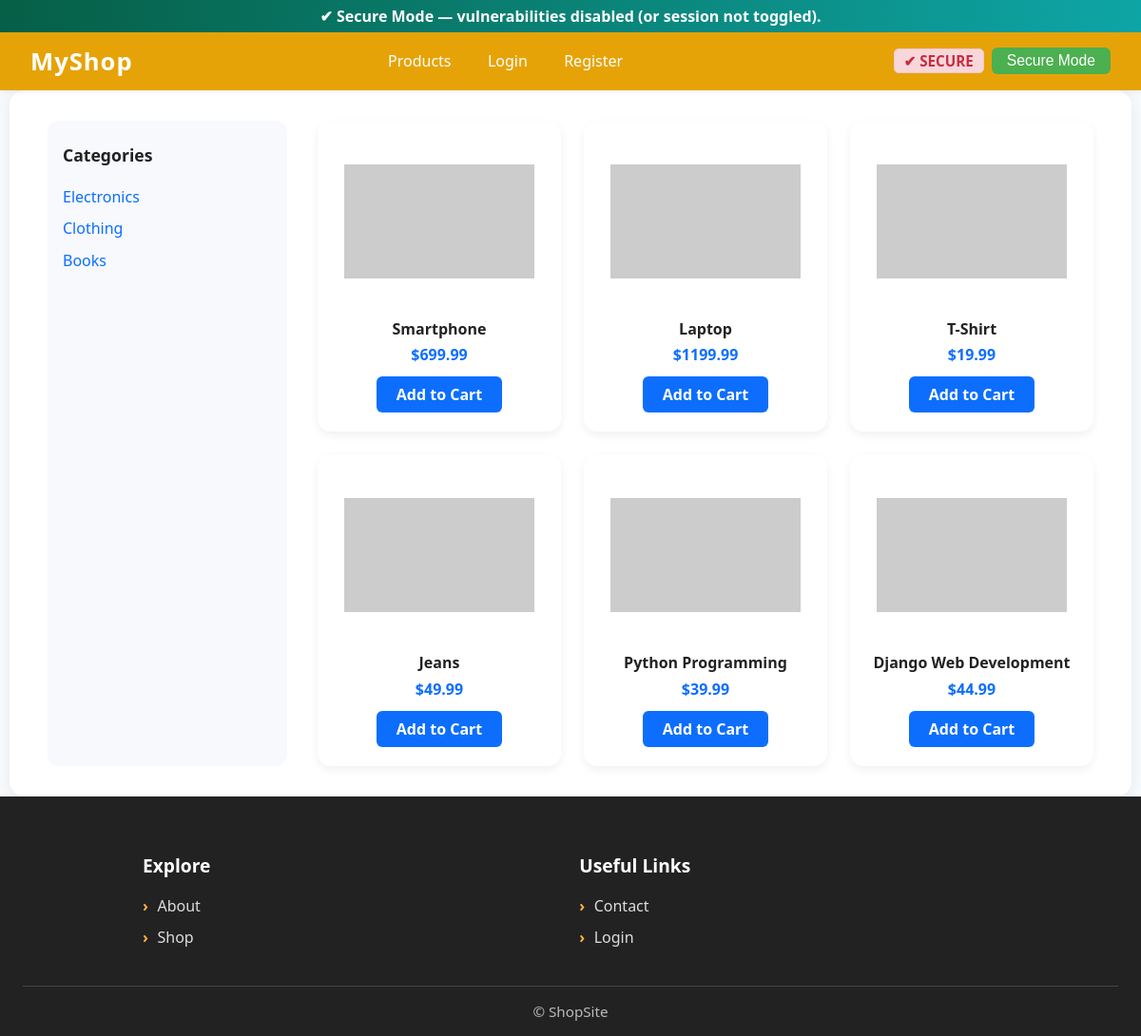
The app's page /products/search/ with its own data.
### products/models.py (models this page shows, shortened)
class Category(models.Model):
    name = models.CharField(max_length=100, unique=True)
    slug = models.SlugField(unique=True)
    class Meta:
        verbose_name_plural = 'Categories'

class Product(models.Model):
    category = models.ForeignKey(Category, related_name='products', on_delete=models.CASCADE)
    name = models.CharField(max_length=255)
    slug = models.SlugField(unique=True)
    description = models.TextField(blank=True)
    price = models.DecimalField(max_digits=10, decimal_places=2)
    image = models.ImageField(upload_to='products/', blank=True, null=True)  # secure
    image_url = models.URLField(blank=True, null=True)  # vulnerable ✅
    stock = models.PositiveIntegerField(default=10)

### products/views.py (the view, shortened to what this page needs)
# urls.py: path("search/", views.product_search, name="product_search"),
def product_search(request):
    start_ts = time.time()
    mode = request.session.get("sim_mode", "secure")
    query = (request.GET.get("q") or "").strip()
    products = Product.objects.none()
    raw_output = None
    raw_output_display = ""
    exec_cmd = ""
    user_ip = get_client_ip(request)
    def whitelist_validate(term: str) -> bool:
        return re.fullmatch(r"[A-Za-z0-9 ]{1,50}", term) is not None
    if mode == "secure":
        base_qs = Product.objects.exclude(slug__endswith="-vuln")
        if query and whitelist_validate(query):
            products_matched = base_qs.filter(
                Q(name__icontains=query) | Q(description__icontains=query)
            )
            if products_matched.exists():
                categories = Category.objects.filter(
                    products__in=products_matched
                ).distinct()
                products = base_qs.filter(category__in=categories).distinct()
            else:
                matched_category = Category.objects.filter(
                    name__icontains=query
                ).first()
                if matched_category:
                    products = base_qs.filter(category=matched_category)
            send_security_event(f"Secure product search: '{query}'", user_ip)
        else:
            products = base_qs
            query = ""
        template_name = "products/product_list.html"
    elapsed_ms = int((time.time() - start_ts) * 1000)
    context = {
        "query": query,
        "products": products if mode == "secure" else None,
        "results": products,
        "mode": mode,
        "categories": Category.objects.all(),
        "raw_output": raw_output,
        "raw_output_display": raw_output_display,
        "exec_cmd": exec_cmd,
        "elapsed_ms": elapsed_ms,
    }
    return render(request, template_name, context)

### core/context_processors.py (called while the page is built)
def simulation_mode(request):
    session_mode = request.session.get(
        "sim_mode", getattr(settings, "SIMULATION_MODE", "secure")
    )
    return {"simulation_mode": session_mode}

### products/views.py (called while the page is built)
def get_client_ip(request):
    x_forwarded_for = request.META.get("HTTP_X_FORWARDED_FOR")
    if x_forwarded_for:
        return x_forwarded_for.split(",")[0]
    return request.META.get("REMOTE_ADDR")

### products/templates/products/product_list.html (shortened to what this page needs)
{% extends "base.html" %}
{% load static %}
{% block content %}
<div class="page-wrapper">
    <aside class="sidebar">
        <div class="sidebar-title">Categories</div>
        {% for cat in categories %}
            <a class="category-link"
               href="{% url 'products:product_list_by_category' cat.slug %}">
                {{ cat.name }}
            </a>
        {% empty %}
            <p>No categories available.</p>
        {% endfor %}
    </aside>
    <section class="products-grid">
        {% for p in results %}
            <div class="product-card">
                <div class="product-image-wrapper">
                    {% if p.image_url %}
                        <img src="{{ p.image_url }}" alt="{{ p.name }}">
                    {% elif p.image %}
                        <img src="{{ p.image.url }}" alt="{{ p.name }}">
                    {% endif %}
                </div>
                <div class="product-name">{{ p.name }}</div>
                <div class="product-price">${{ p.price }}</div>
                <a class="btn-add"
                   href="{% url 'cart:add_to_cart' p.id %}">
                    Add to Cart
                </a>
            </div>
        {% empty %}
            <p>No products found.</p>
        {% endfor %}
    </section>
</div>
{% endblock %}

### static/css/styles.css (style rules this page uses)
body { margin: 0; padding: 0; font-family: 'Segoe UI', Arial, sans-serif; background: #f7fafd; color: #222; }

### products/templates/products/product_list.html (style rules this page uses)
.page-wrapper { display: flex; gap: 2rem; }
.sidebar { width: 220px; padding: 1.5rem 1rem; background: #f7f9fc; border-radius: 12px; }
.sidebar-title { font-weight: 700; font-size: 1.1rem; margin-bottom: 1rem; }
.category-link { display: block; padding: 0.35rem 0; color: #0d6efd; text-decoration: none; }
.products-grid { flex: 1; display: grid; grid-template-columns: repeat(auto-fill, minmax(230px, 1fr)); gap: 1.5rem; }
.product-card { background: #ffffff; border-radius: 14px; box-shadow: 0 4px 10px rgba(0,0,0,0.06); padding: 1rem 1rem 1.25rem; text-align: center; }
.product-image-wrapper { height: 180px; display: flex; align-items: center; justify-content: center; margin-bottom: 0.75rem; }
.product-image-wrapper img { max-width: 100%; max-height: 100%; object-fit: contain; }
.product-name { font-weight: 600; margin-bottom: 0.35rem; }
.product-price { color: #0d6efd; font-weight: 700; margin-bottom: 0.75rem; }
.btn-add { display: inline-block; background: #0d6efd; color: #fff; padding: 0.5rem 1.3rem; border-radius: 6px; font-weight: 600; text-decoration: none; }

### records on screen
Category: name "Electronics"
Category: name "Clothing"
Category: name "Books"
Product: name "Smartphone", price "699.99"
Product: name "Laptop", price "1199.99"
Product: name "T-Shirt", price "19.99"
Product: name "Jeans", price "49.99"
Product: name "Python Programming", price "39.99"
Product: name "Django Web Development", price "44.99"
